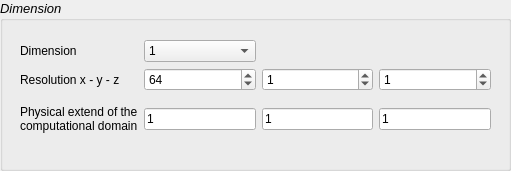
    <widget class="QGroupBox" name="groupBox_7">
     <property name="geometry">
      <rect>
       <x>20</x>
       <y>530</y>
       <width>511</width>
       <height>171</height>
      </rect>
     </property>
     <property name="font">
      <font>
       <pointsize>10</pointsize>
       <italic>true</italic>
      </font>
     </property>
     <property name="title">
      <string>Dimension</string>
     </property>
     <widget class="QWidget" name="layoutWidget_4">
      <property name="geometry">
       <rect>
        <x>20</x>
        <y>40</y>
        <width>471</width>
        <height>101</height>
       </rect>
      </property>
      <layout class="QGridLayout" name="gridLayout_4">
       <item row="0" column="0">
        <widget class="QLabel" name="label_7">
         <property name="font">
          <font>
           <pointsize>9</pointsize>
           <italic>false</italic>
          </font>
         </property>
         <property name="text">
          <string>Dimension</string>
         </property>
        </widget>
       </item>
       <item row="1" column="0">
        <widget class="QLabel" name="label_8">
         <property name="font">
          <font>
           <pointsize>9</pointsize>
           <italic>false</italic>
          </font>
         </property>
         <property name="text">
          <string>Resolution x - y - z</string>
         </property>
        </widget>
       </item>
       <item row="0" column="2">
        <widget class="QComboBox" name="dimension">
         <property name="font">
          <font>
           <pointsize>9</pointsize>
           <italic>false</italic>
          </font>
         </property>
         <item>
          <property name="text">
           <string>1</string>
          </property>
         </item>
         <item>
          <property name="text">
           <string>2</string>
          </property>
         </item>
         <item>
          <property name="text">
           <string>3</string>
          </property>
         </item>
        </widget>
       </item>
       <item row="2" column="0" rowspan="2">
        <widget class="QLabel" name="label_9">
         <property name="font">
          <font>
           <pointsize>9</pointsize>
           <italic>false</italic>
          </font>
         </property>
         <property name="text">
          <string>Physical extend of the
computational domain</string>
         </property>
         <property name="textFormat">
          <enum>Qt::PlainText</enum>
         </property>
        </widget>
       </item>
       <item row="2" column="4" rowspan="2">
        <widget class="QLineEdit" name="extend_z">
         <property name="font">
          <font>
           <pointsize>9</pointsize>
           <italic>false</italic>
          </font>
         </property>
         <property name="text">
          <string>1</string>
         </property>
        </widget>
       </item>
       <item row="2" column="3" rowspan="2">
        <widget class="QLineEdit" name="extend_y">
         <property name="font">
          <font>
           <pointsize>9</pointsize>
           <italic>false</italic>
          </font>
         </property>
         <property name="text">
          <string>1</string>
         </property>
        </widget>
       </item>
       <item row="2" column="2" rowspan="2">
        <widget class="QLineEdit" name="extend_x">
         <property name="font">
          <font>
           <pointsize>9</pointsize>
           <italic>false</italic>
          </font>
         </property>
         <property name="text">
          <string>1</string>
         </property>
        </widget>
       </item>
       <item row="1" column="4">
        <widget class="QSpinBox" name="res_z">
         <property name="font">
          <font>
           <pointsize>9</pointsize>
           <italic>false</italic>
          </font>
         </property>
         <property name="maximum">
          <number>10000</number>
         </property>
         <property name="value">
          <number>1</number>
         </property>
        </widget>
       </item>
       <item row="1" column="3">
        <widget class="QSpinBox" name="res_y">
         <property name="font">
          <font>
           <pointsize>9</pointsize>
           <italic>false</italic>
          </font>
         </property>
         <property name="maximum">
          <number>10000</number>
         </property>
         <property name="value">
          <number>1</number>
         </property>
        </widget>
       </item>
       <item row="1" column="2">
        <widget class="QSpinBox" name="res_x">
         <property name="font">
          <font>
           <pointsize>9</pointsize>
           <italic>false</italic>
          </font>
         </property>
         <property name="maximum">
          <number>10000</number>
         </property>
         <property name="value">
          <number>64</number>
         </property>
        </widget>
       </item>
      </layout>
     </widget>
    </widget>
